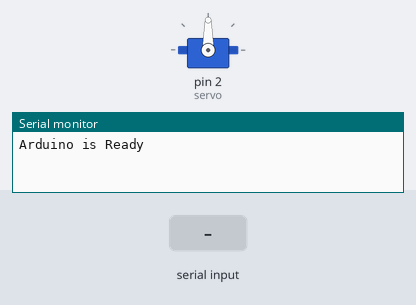
Recording of a sketch running on a simulated Arduino Uno, built with avr-gcc and run on an emulated ATmega328P. Shown: servo, the last lines printed to the serial monitor. The test bench sets the inputs (shaded band).

Above: at 1.2 s.
1.3 s: "left" received over Serial
At 2.75 s:
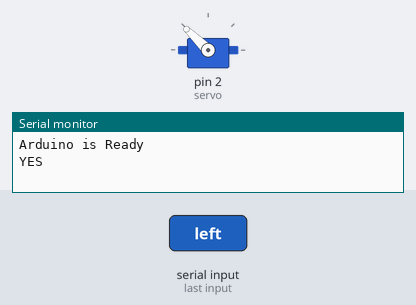
4.3 s: "right" received over Serial
At 7.2 s:
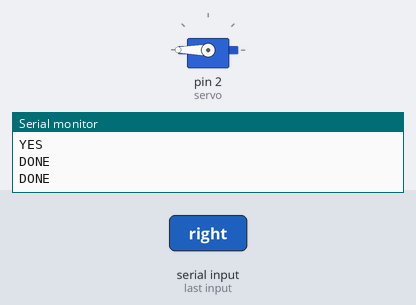
7.3 s: "left" received over Serial
At 10.8 s:
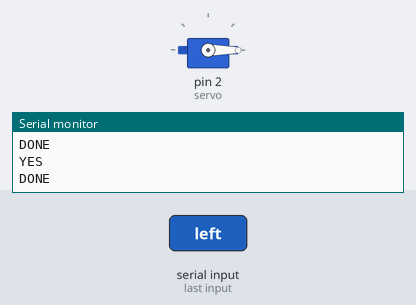
Timing chart, 0 to 12.3 s (numbered marks = the images above; inputs shaded):
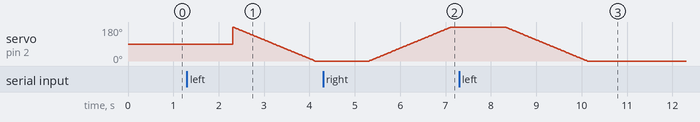

The sketch:

20kg_control.ino
```cpp
#include <Servo.h>

Servo servo;
int pos = 0;

#define arr_size 5
String textArr[arr_size] = {"READY", "LEFT", "RIGHT", "DONE", "STOP"};
String incoming;

void setup() {
  // put your setup code here, to run once:
  Serial.begin(9600);
  servo.attach(2);
  Serial.println("Arduino is Ready");
}

void loop() {
  // put your main code here, to run repeatedly:

  /*
   *  Code for reading data using the Arduino
   *
  */
  if (Serial.available()) {
    incoming = Serial.readString();
    incoming.toLowerCase();

    if(incoming.indexOf("left") >= 0) {
      Serial.println("YES");
      for (pos = 180; pos >= 0; pos--) {
        servo.write(pos);
        delay(10);
      }
    }
    if(incoming.indexOf("right") >= 0) {
      for (pos = 0; pos <= 180; pos++) {
        servo.write(pos);
        delay(10);
      }
    }
    Serial.println("DONE");
  }
}
```

Measured:
- after the input at 4.3 s, servo on pin 2 (servo): moves from 0° to 180° over 1.8 s, starting after 1.0 s
- after the input at 7.3 s, servo on pin 2 (servo): moves from 180° to 0° over 1.8 s, starting after 1.0 s
